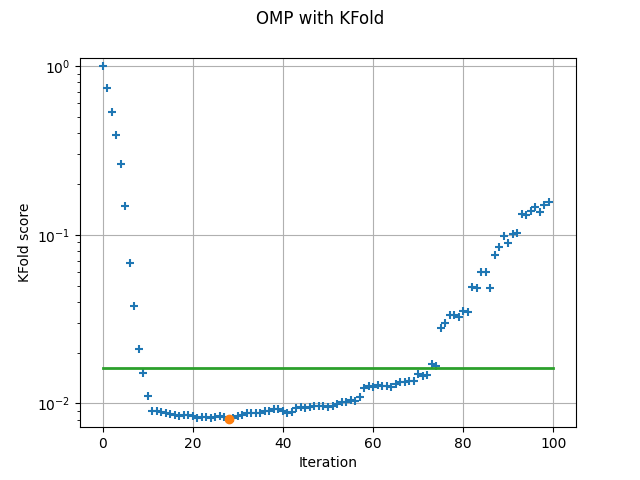

Here is the Python script that generated this plot:
"""Implements the selection method of a polynomial chaos expansion algorithm in Python.

This implements 2 algorithms:
- Algorithm B.1 page 628 of (Lüthen, et al., 2021),
- Algorithm B.1 with with CV using Corrected Leave-One-Out or K-Fold.

TODO-List
---------
- Extend the code to multiple output dimensions.
- Early stopping of the algorithm using the K-Fold or Corrected LOO score.
- Implement LARS using algorithm B.2.

Reference
---------
- Lüthen, N., Marelli, S., & Sudret, B. (2021).
  Sparse polynomial chaos expansions: Literature survey and benchmark.
  SIAM/ASA Journal on Uncertainty Quantification, 9(2), 593-649.
- https://gist.github.com/mbaudin47/87a09578aef2e38b498f2f5c5cda193b

Output
------
Fitting score = 1.0005e+00
Current active indices = [0]
  Best index = 30 with max. abs. corr. = 2.2630e+00
  Fitting score = 7.3706e-01
Current active indices = [0, 30]
  Best index = 1 with max. abs. corr. = 1.7322e+00
  Fitting score = 5.3630e-01
Current active indices = [0, 30, 1]
  Best index = 15 with max. abs. corr. = 1.5058e+00
  Fitting score = 3.9255e-01
Current active indices = [0, 30, 1, 15]
  Best index = 77 with max. abs. corr. = 1.5628e+00
  Fitting score = 2.6353e-01
Current active indices = [0, 30, 1, 15, 77]
  Best index = 10 with max. abs. corr. = 1.2747e+00
  Fitting score = 1.4707e-01
Current active indices = [0, 30, 1, 15, 77, 10]
  Best index = 40 with max. abs. corr. = 1.0375e+00
  Fitting score = 6.7582e-02
Current active indices = [0, 30, 1, 15, 77, 10, 40]
  Best index = 7 with max. abs. corr. = 6.7762e-01
  Fitting score = 3.7777e-02

[...]

Current active indices = [0, 30, 1, 15, 77, 10, 40, 7, 98, 49, 35, 89, 18, 32, 46, 63, 26, 29, 91, 19, 41, 96, 81, 47, 72, 82, 85, 94, 8, 3, 71, 22, 74, 28, 34, 2, 48, 66, 5, 51, 17, 64, 9, 57, 97, 69, 39, 12, 24, 20, 52, 73, 58, 50, 79, 60, 25, 87, 75, 95, 45, 70, 31, 44, 61, 38, 62, 43, 86, 54, 65, 99, 33, 37, 59, 6, 16, 80, 55, 42, 78, 56, 11, 36, 76, 67, 92, 14, 93, 4, 13, 84, 83, 21, 23, 53, 90, 27]
  Best index = 88 with max. abs. corr. = 3.0559e-03
  Fitting score = 1.4961e-01
Current active indices = [0, 30, 1, 15, 77, 10, 40, 7, 98, 49, 35, 89, 18, 32, 46, 63, 26, 29, 91, 19, 41, 96, 81, 47, 72, 82, 85, 94, 8, 3, 71, 22, 74, 28, 34, 2, 48, 66, 5, 51, 17, 64, 9, 57, 97, 69, 39, 12, 24, 20, 52, 73, 58, 50, 79, 60, 25, 87, 75, 95, 45, 70, 31, 44, 61, 38, 62, 43, 86, 54, 65, 99, 33, 37, 59, 6, 16, 80, 55, 42, 78, 56, 11, 36, 76, 67, 92, 14, 93, 4, 13, 84, 83, 21, 23, 53, 90, 27, 88]
  Best index = 68 with max. abs. corr. = 1.2446e-03
  Fitting score = 1.5592e-01
"""

# %%
import openturns as ot
import OrthogonalMatchingPursuitPCE as omppce
from openturns.usecases import ishigami_function
import openturns.viewer as otv
import numpy as np

# %%
ot.RandomGenerator.SetSeed(0)

# %%
im = ishigami_function.IshigamiModel()
sample_size = 200
experiment = ot.MonteCarloExperiment(im.inputDistribution, sample_size)
input_sample, wX = experiment.generateWithWeights()
output_sample = im.model(input_sample)

# %%
# Create basis
input_dimension = im.inputDistribution.getDimension()
basis = ot.OrthogonalProductPolynomialFactory(
    [im.inputDistribution.getMarginal(i) for i in range(input_dimension)]
)

# %%
maximumBasisSize = 100
print(f"Number of coefficients = {maximumBasisSize}")

# %%
# [Markdown]
# KFold : Cholesky
# CorrectedLeaveOneOut : Nécessite la diagonal de l'inverse de la
# matrice H > Choisir SVD

# %%
# Set minAbsCorrelation to zero to see all path.
algo = omppce.OrthogonalMatchingPursuitPCE(
    input_sample,
    output_sample,
    im.inputDistribution,
    basis,
    maximumBasisSize,
    wX=wX,
    verbose=True,
    leastSquaresMethodName="Cholesky",
    minAbsCorrelation=0.0,  # Arbitrary early stopping
)
algo.run()

# %%
# Display outputs
print("Active Indices:", algo.getActiveIndices())
print("Selection History:", algo.getSelectionHistory())
fitting_score_history = algo.getFittingScoreHistory()
print("Fitting Score History:", fitting_score_history)
result = algo.getResult()
result

# %%
fitting = algo.getFittingAlgorithm()

# %%
input_test = im.inputDistribution.getSample(1000)
output_test = im.model(input_test)
meta_model = result.getMetaModel()
validation = ot.MetaModelValidation(output_test, meta_model(input_test))
print(f"Q2 = {validation.computeR2Score()[0]:.15f}")


# %%
error_factor = ot.ResourceMap.GetAsScalar("SparseMethod-MaximumErrorFactor")
marginal_fitting_score = fitting_score_history.getMarginal(0).asPoint()
min_index = np.argmin(marginal_fitting_score)
fitting_score_min = min(marginal_fitting_score)

# %%
# Plot the KFold score as a function of the iterations
graph = ot.Graph(
    f"OMP with {fitting.getClassName()}",
    "Iteration",
    f"{fitting.getClassName()} score",
    True,
)
number_of_selected_coefficients = len(fitting_score_history)
cloud = ot.Cloud(range(number_of_selected_coefficients), marginal_fitting_score)
graph.add(cloud)
graph.setLogScale(ot.GraphImplementation.LOGY)
# Plot min corrected score
cloud = ot.Cloud([min_index], [fitting_score_min])
cloud.setPointStyle("circle")
cloud.setLegend("Min")
graph.add(cloud)
# Plot error factor
curve = ot.Curve(
    [0, number_of_selected_coefficients], [error_factor * fitting_score_min] * 2
)
curve.setLineWidth(2.0)
curve.setLegend("Treshold")
graph.add(curve)
view = otv.View(graph)
view.save("demo_OMP_class.png")

# %%
